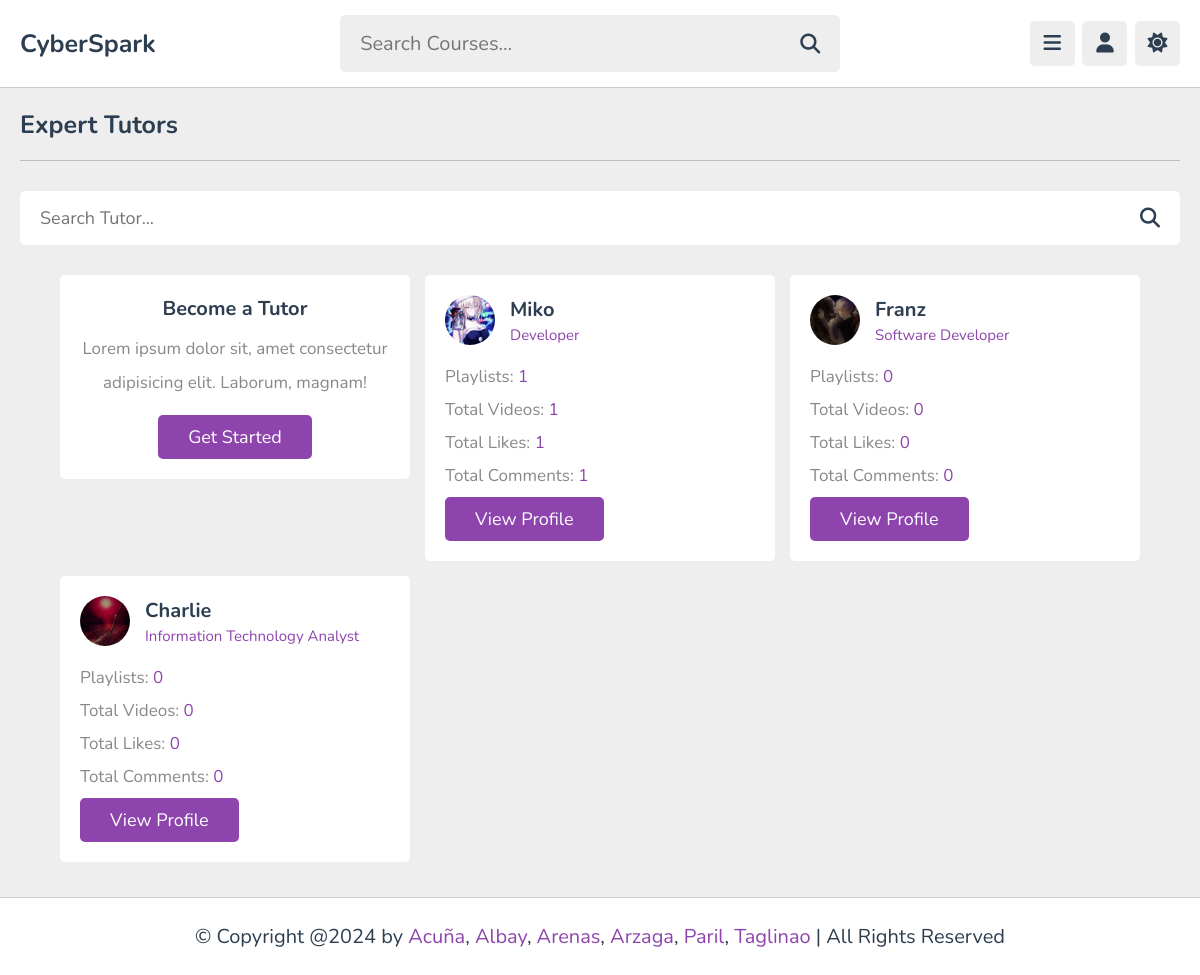
The app's page /teachers.php with its own data.
### tables this page shows
CREATE TABLE `tutors` (
  `id` varchar(20) NOT NULL,
  `name` varchar(50) NOT NULL,
  `profession` varchar(50) NOT NULL,
  `email` varchar(50) NOT NULL,
  `password` varchar(50) NOT NULL,
  `image` varchar(100) NOT NULL
);

### teachers.php (the view, shortened to what this page needs)
<?php
include 'components/connect.php';
?>
<!DOCTYPE html>
<html lang="en">
<head>
   <link rel="stylesheet" href="https://cdnjs.cloudflare.com/ajax/libs/font-awesome/6.2.0/css/all.min.css">
   <link rel="stylesheet" href="css/styles.css">
</head>
<body>
<?php include 'components/user_header.php'; ?>
<section class="teachers">
   <h1 class="heading">Expert Tutors</h1>
   <form action="search_tutor.php" method="post" class="search-tutor">
      <input type="text" name="search_tutor" maxlength="100" placeholder="Search Tutor..." required>
      <button type="submit" name="search_tutor_btn" class="fas fa-search"></button>
   </form>
   <div class="box-container">
      <div class="box offer">
         <h3>Become a Tutor</h3>
         <p>Lorem ipsum dolor sit, amet consectetur adipisicing elit. Laborum, magnam!</p>
         <a href="admin/register.php" class="inline-btn">Get Started</a>
      </div>
      <?php
         $select_tutors = $conn->prepare("SELECT * FROM `tutors`");
         $select_tutors->execute();
         if($select_tutors->rowCount() > 0){
            while($fetch_tutor = $select_tutors->fetch(PDO::FETCH_ASSOC)){
               $tutor_id = $fetch_tutor['id'];
               $count_playlists = $conn->prepare("SELECT * FROM `playlist` WHERE tutor_id = ?");
               $count_playlists->execute([$tutor_id]);
               $total_playlists = $count_playlists->rowCount();
               $count_contents = $conn->prepare("SELECT * FROM `content` WHERE tutor_id = ?");
               $count_contents->execute([$tutor_id]);
               $total_contents = $count_contents->rowCount();
               $count_likes = $conn->prepare("SELECT * FROM `likes` WHERE tutor_id = ?");
               $count_likes->execute([$tutor_id]);
               $total_likes = $count_likes->rowCount();
               $count_comments = $conn->prepare("SELECT * FROM `comments` WHERE tutor_id = ?");
               $count_comments->execute([$tutor_id]);
               $total_comments = $count_comments->rowCount();
      ?>
      <div class="box">
         <div class="tutor">
            <img src="uploaded_files/<?= $fetch_tutor['image']; ?>" alt="">
            <div>
               <h3><?= $fetch_tutor['name']; ?></h3>
               <span><?= ucfirst($fetch_tutor['profession']); ?></span>
            </div>
         </div>
         <p>Playlists: <span><?= $total_playlists; ?></span></p>
         <p>Total Videos: <span><?= $total_contents ?></span></p>
         <p>Total Likes: <span><?= $total_likes ?></span></p>
         <p>Total Comments: <span><?= $total_comments ?></span></p>
         <form action="tutor_profile.php" method="post">
            <input type="submit" value="view profile" name="tutor_fetch" class="inline-btn">
         </form>
      </div>
      <?php
            }
         }else{
            echo '<p class="empty">No tutors found</p>';
         }
      ?>
   </div>
</section>
<?php include 'components/footer.php'; ?>
</body>
</html>

### css/styles.css (style rules this page uses)
:root { --main-color:#8e44ad; --red:#e74c3c; --orange:#f39c12; --white:#fff; --black:#2c3e50; --light-color:#888; --light-bg:#eee; --border:.1rem solid rgba(0,0,0,.2); }
* { font-family: 'Nunito', sans-serif; margin: 0; padding: 0; box-sizing: border-box; outline: none; border: none; text-decoration: none; }
html { font-size: 62.5%; overflow-x: hidden; }
body { background-color: var(--light-bg); padding-left: 30rem; }
section { padding:2rem; max-width: 1200px; margin: 0 auto; }
.btn, .option-btn, .delete-btn, .inline-btn, .inline-option-btn, .inline-delete-btn { border-radius: .5rem; padding: 1rem 3rem; font-size: 1.8rem; color: #fff; margin-top: 1rem; text-transform: capitalize; cursor: pointer; text-align: center; }
.inline-btn, .inline-option-btn, .inline-delete-btn { display: inline-block; }
.btn, .inline-btn { background-color: var(--main-color); }
.heading { padding-bottom: 1.8rem; border-bottom: var(--border); font-size: 2.5rem; color: var(--black); text-transform: capitalize; margin-bottom: 3rem; }
.teachers .search-tutor { margin-bottom: 3rem; display: flex; align-items: center; gap: 1.5rem; padding: 1.5rem 2rem; background-color: var(--white); border-radius: .5rem; }
.teachers .search-tutor input { width: 100%; font-size: 1.8rem; color: var(--black); background: none; }
.teachers .search-tutor button { font-size: 2rem; cursor: pointer; color: var(--black); background: none; }
.teachers .box-container { display: grid; grid-template-columns: repeat(auto-fit, 35rem); gap: 1.5rem; align-items: flex-start; justify-content: center; }
.teachers .box-container .box { border-radius: .5rem; padding: 2rem; background-color: var(--white); }
.teachers .box-container .box .tutor { margin-bottom: 1rem; display: flex; align-items: center; gap: 1.5rem; }
.teachers .box-container .box .tutor img { height: 5rem; width: 5rem; object-fit: cover; border-radius: 50%; }
.teachers .box-container .box .tutor h3 { color: var(--black); font-size: 2rem; margin-bottom: .2rem; }
.teachers .box-container .box .tutor span { color: var(--main-color); font-size: 1.5rem; }
.teachers .box-container .box p { padding-top: 1rem; font-size: 1.7rem; color: var(--light-color); }
.teachers .box-container .box p span { color: var(--main-color); }
.teachers .box-container .offer { text-align: center; }
.teachers .box-container .offer h3 { font-size: 2rem; color: var(--black); }
.teachers .box-container .offer p { line-height: 2; padding-bottom: .5rem; }
@media (max-width:1200px) { body { padding-left: 0; } }

### records on screen
tutors: image (picture), name "Miko", profession "Developer", total_playlists "1", total_contents "1", total_likes "1", total_comments "1"
tutors: image (picture), name "Franz", profession "Software Developer", total_playlists "0", total_contents "0", total_likes "0", total_comments "0"
tutors: image (picture), name "Charlie", profession "Information Technology Analyst", total_playlists "0", total_contents "0", total_likes "0", total_comments "0"
